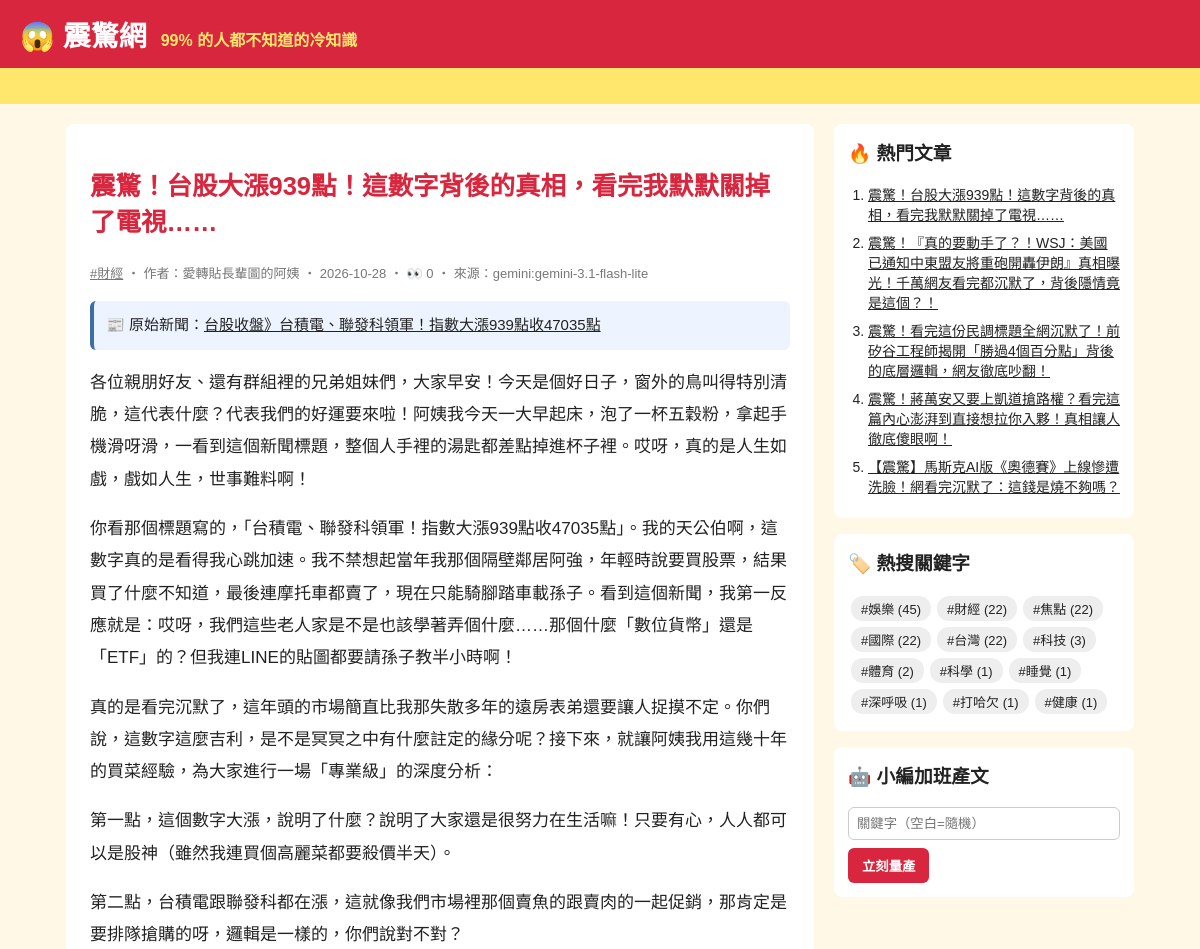
Before: /article/143/ (upper part) with the older database file.
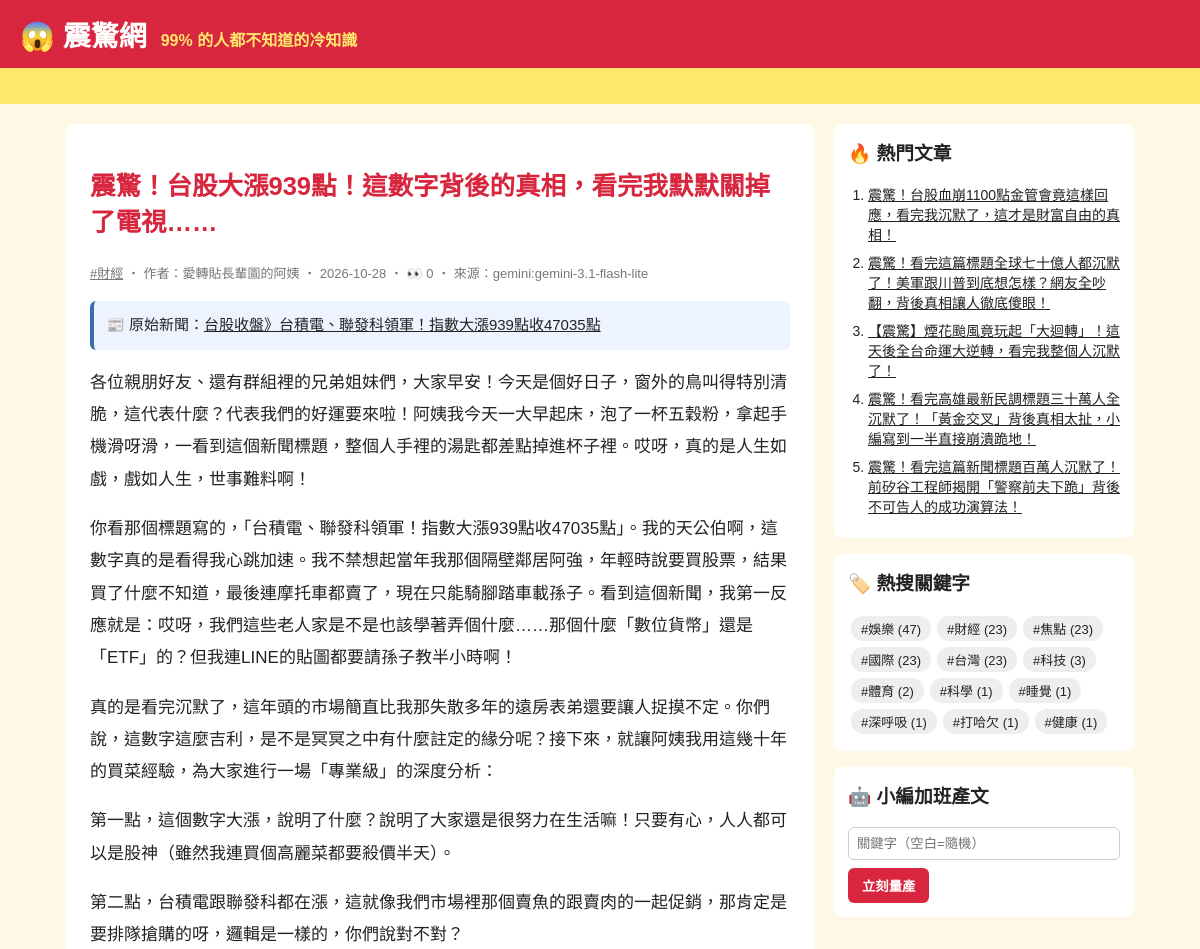
After: the same page with the newer database file.
### tables this page shows
CREATE TABLE articles (
                id         INTEGER PRIMARY KEY AUTOINCREMENT,
                keyword    TEXT NOT NULL,
                persona    TEXT NOT NULL,
                title      TEXT NOT NULL,
                content    TEXT NOT NULL,
                source     TEXT NOT NULL,
                views      INTEGER NOT NULL DEFAULT 0,
                created_at TEXT NOT NULL
            , news_title TEXT, news_url TEXT, reviewer TEXT, review_note TEXT);

### app.py (the view)
@app.route("/article/<int:article_id>/")
def article(article_id):
    art = db.get_article(article_id, count_view=not app.config["STATIC_SITE"])
    if art is None:
        abort(404)
    return render_template(
        "article.html", a=art, paragraphs=art["content"].split("\n\n"), comments=db.list_comments(article_id)
    )

### app.py (called while the page is built)
@app.context_processor
def sidebar():
    return {"hot": db.hot_articles(), "tags": db.keywords(), "static_site": app.config["STATIC_SITE"]}

### db.py (called while the page is built)
def connect():
    conn = sqlite3.connect(DB_PATH)
    conn.row_factory = sqlite3.Row
    return conn

def list_comments(article_id):
    with connect() as conn:
        return conn.execute("SELECT * FROM comments WHERE article_id = ? ORDER BY id", (article_id,)).fetchall()

def hot_articles(limit=5):
    with connect() as conn:
        return conn.execute("SELECT * FROM articles ORDER BY views DESC, id DESC LIMIT ?", (limit,)).fetchall()

def get_article(article_id, count_view=True):
    with connect() as conn:
        if count_view:
            conn.execute("UPDATE articles SET views = views + 1 WHERE id = ?", (article_id,))
        return conn.execute("SELECT * FROM articles WHERE id = ?", (article_id,)).fetchone()

def keywords():
    with connect() as conn:
        return conn.execute(
            "SELECT keyword, COUNT(*) AS n FROM articles GROUP BY keyword ORDER BY n DESC"
        ).fetchall()

### templates/article.html (shortened to what this page needs)
{% extends "base.html" %}
{% block content %}
<article class="post">
  <h1>{{ a.title }}</h1>
  <p class="meta">
    <a href="{{ url_for('tag', keyword=a.keyword) }}">#{{ a.keyword }}</a>
    ‧ 作者：{{ a.persona }} ‧ {{ a.created_at[:10] }}{% if not static_site %} ‧ 👀 {{ a.views }}{% endif %} ‧ 來源：{{ a.source }}
  </p>
  {% if a.news_url %}
  <p class="news-src">📰 原始新聞：<a href="{{ a.news_url }}" target="_blank" rel="noopener">{{ a.news_title }}</a></p>
  {% endif %}
  {% for p in paragraphs %}<p>{{ p }}</p>{% endfor %}
</article>
{% endblock %}

### templates/base.html (shortened to what this page needs)
<!doctype html>
<html lang="zh-Hant">
<head>
  <link rel="stylesheet" href="{{ url_for('static', filename='style.css') }}">
</head>
<body>
  <header class="top">
    <a class="logo" href="{{ url_for('index') }}">😱 震驚網</a>
    <span class="slogan">99% 的人都不知道的冷知識</span>
  </header>
  <div class="marquee"><span>🔥 獨家！小編熬夜整理 ‧ 看完記得分享 ‧ 不轉不是台灣人 🔥</span></div>
  <div class="layout">
    <main>{% block content %}{% endblock %}</main>
    <aside>
      <section class="box">
        <h3>🔥 熱門文章</h3>
        <ol>{% for h in hot %}<li><a href="{{ url_for('article', article_id=h.id) }}">{{ h.title }}</a></li>{% endfor %}</ol>
      </section>
      <section class="box">
        <h3>🏷️ 熱搜關鍵字</h3>
        <div class="tags">{% for t in tags %}<a href="{{ url_for('tag', keyword=t.keyword) }}">#{{ t.keyword }} ({{ t.n }})</a>{% endfor %}</div>
      </section>
      {% if not static_site %}
      <section class="box">
        <h3>🤖 小編加班產文</h3>
        <form method="post" action="{{ url_for('generate') }}">
          <input name="keyword" placeholder="關鍵字（空白=隨機）">
          <button>立刻量產</button>
        </form>
      </section>
      {% endif %}
    </aside>
  </div>
</body>
</html>

Changed rows visible on the page:
no longer on one of the page's lists (row unchanged): articles: title "震驚！台股大漲939點！這數字背後的真相，看完我默默關掉了電視……"
no longer on this page (row unchanged): articles: title "震驚！『真的要動手了？！WSJ：美國已通知中東盟友將重砲開轟伊朗』真相曝光！千萬網友看完都沉默了，背後隱情竟是這個？！"
no longer on this page (row unchanged): articles: title "震驚！看完這份民調標題全網沉默了！前矽谷工程師揭開「勝過4個百分點」背後的底層邏輯，網友徹底吵翻！"
no longer on this page (row unchanged): articles: title "震驚！蔣萬安又要上凱道搶路權？看完這篇內心澎湃到直接想拉你入夥！真相讓人徹底傻眼啊！"
no longer on this page (row unchanged): articles: title "【震驚】馬斯克AI版《奧德賽》上線慘遭洗臉！網看完沉默了：這錢是燒不夠嗎？"
added articles: title "震驚！台股血崩1100點金管會竟這樣回應，看完我沉默了，這才是財富自由的真相！"
added articles: title "震驚！看完這篇標題全球七十億人都沉默了！美軍跟川普到底想怎樣？網友全吵翻，背後真相讓人徹底傻眼！"
added articles: title "【震驚】煙花颱風竟玩起「大迴轉」！這天後全台命運大逆轉，看完我整個人沉默了！"
added articles: title "震驚！看完高雄最新民調標題三十萬人全沉默了！「黃金交叉」背後真相太扯，小編寫到一半直接崩潰跪地！"
added articles: title "震驚！看完這篇新聞標題百萬人沉默了！前矽谷工程師揭開「警察前夫下跪」背後不可告人的成功演算法！"
Other visible differences:
new list line: "# 娛樂 ( 47 )"
new list line: "# 財經 ( 23 )"
new list line: "# 焦點 ( 23 )"
new list line: "# 國際 ( 23 )"
new list line: "# 台灣 ( 23 )"
list line gone: "# 娛樂 ( 45 )"
list line gone: "# 財經 ( 22 )"
list line gone: "# 焦點 ( 22 )"
list line gone: "# 國際 ( 22 )"
list line gone: "# 台灣 ( 22 )"
